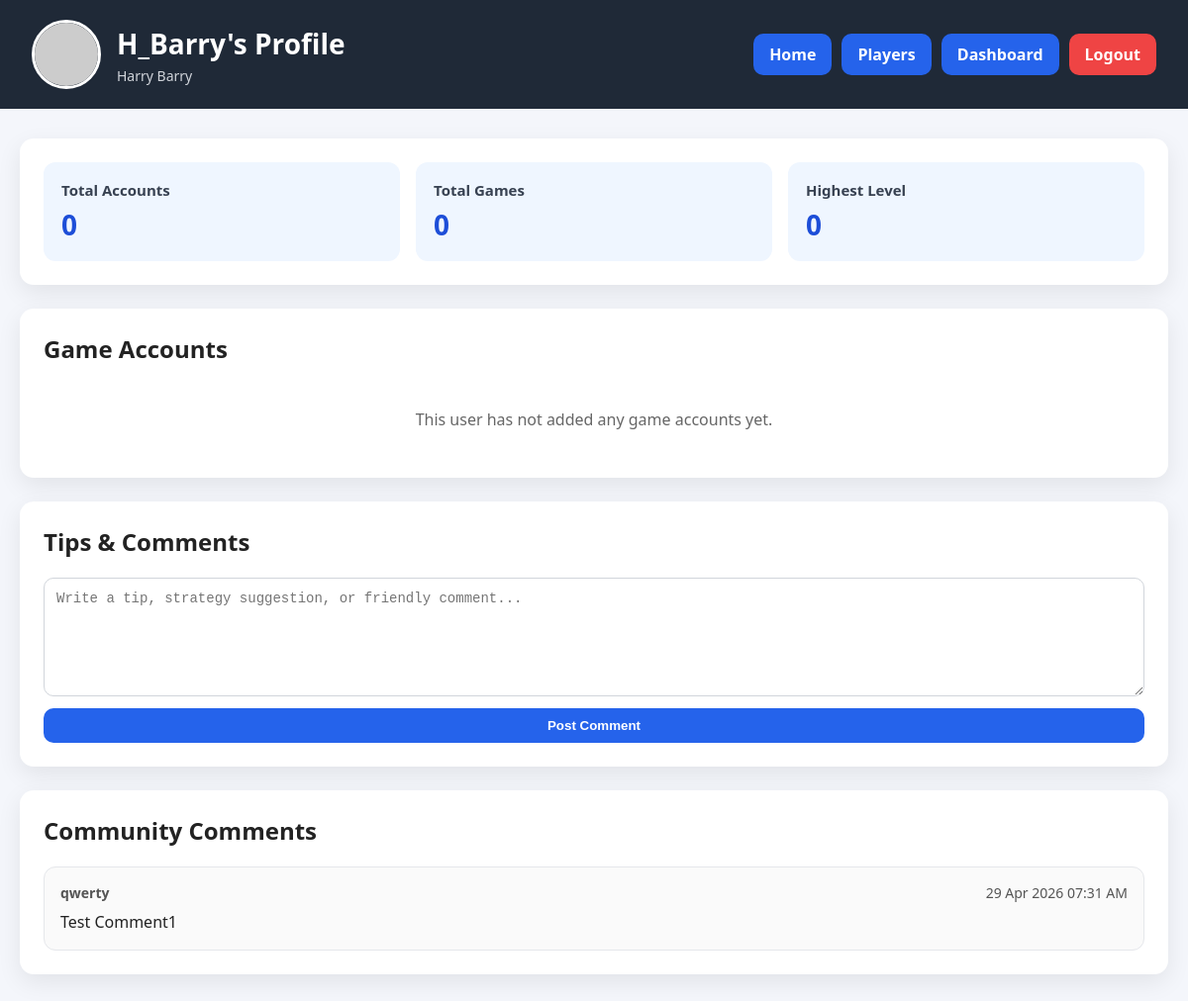
The page /players/2 (signed in) on the database its author committed.
### app.py (models this page shows, shortened)
class User(db.Model):
    __tablename__ = "users"
    id: Mapped[int] = mapped_column(primary_key=True)
    first_name: Mapped[str | None] = mapped_column(String(80), nullable=True)
    last_name: Mapped[str | None] = mapped_column(String(80), nullable=True)
    dob: Mapped[date | None] = mapped_column(Date, nullable=True)
    country_code: Mapped[str | None] = mapped_column(String(10), nullable=True)
    phone_number: Mapped[str | None] = mapped_column(String(30), nullable=True)
    username: Mapped[str] = mapped_column(String(50), unique=True, nullable=False)
    email: Mapped[str] = mapped_column(String(120), unique=True, nullable=False)
    password_hash: Mapped[str] = mapped_column(String(255), nullable=False)
    is_admin: Mapped[bool] = mapped_column(default=False)
    avatar_path: Mapped[str | None] = mapped_column(String(255), nullable=True)
    created_at: Mapped[datetime] = mapped_column(DateTime, nullable=False, default=datetime.utcnow)
    updated_at: Mapped[datetime] = mapped_column(
        DateTime,
        nullable=False,
        default=datetime.utcnow,
        onupdate=datetime.utcnow,
    )
    game_accounts: Mapped[list["GameAccount"]] = relationship(
        "GameAccount",
        back_populates="user",
        cascade="all, delete-orphan",
        order_by="GameAccount.id.desc()",
    )
    @property
    def full_name(self) -> str:
        first = (self.first_name or "").strip()
        last = (self.last_name or "").strip()
        return f"{first} {last}".strip()

class ProfileComment(db.Model):
    __tablename__ = "profile_comments"
    id: Mapped[int] = mapped_column(primary_key=True)
    body: Mapped[str] = mapped_column(String(500), nullable=False)
    created_at: Mapped[datetime] = mapped_column(DateTime, nullable=False, default=datetime.utcnow)
    author_id: Mapped[int] = mapped_column(ForeignKey("users.id"), nullable=False)
    profile_user_id: Mapped[int] = mapped_column(ForeignKey("users.id"), nullable=False)
    author: Mapped["User"] = relationship("User", foreign_keys=[author_id])
    profile_user: Mapped["User"] = relationship("User", foreign_keys=[profile_user_id])

### app.py (the view)
@app.route("/players/<int:user_id>")
@login_required
def public_profile(user_id: int):
    viewer = get_current_user()
    if viewer is None:
        flash("Please log in to access that page.", "warning")
        return redirect(url_for("login"))
    profile_user = db.session.get(User, user_id)
    if profile_user is None:
        flash("User not found.", "danger")
        return redirect(url_for("players"))
    accounts = (
        GameAccount.query.filter_by(user_id=profile_user.id)
        .order_by(GameAccount.level.desc(), GameAccount.id.desc())
        .all()
    )
    comments = (
        ProfileComment.query.filter_by(profile_user_id=profile_user.id)
        .order_by(ProfileComment.created_at.desc())
        .all()
    )
    total_accounts = len(accounts)
    total_games = len({account.game_name.lower() for account in accounts})
    highest_level = max((account.level for account in accounts), default=0)
    return render_template(
        "public_profile.html",
        viewer=viewer,
        profile_user=profile_user,
        accounts=accounts,
        comments=comments,
        total_accounts=total_accounts,
        total_games=total_games,
        highest_level=highest_level,
    )

### app.py (called while the page is built)
def get_current_user() -> User | None:
    user_id = session.get("user_id")
    if not user_id:
        return None
    return db.session.get(User, user_id)

def login_required(view_func):
    @wraps(view_func)
    def wrapped_view(*args, **kwargs):
        user = get_current_user()
        if user is None:
            session.clear()
            if is_api_request():
                return jsonify({"error": "Authentication required."}), 401
            flash("Please log in to access that page.", "warning")
            return redirect(url_for("login"))
        return view_func(*args, **kwargs)
    return wrapped_view

@app.context_processor
def inject_current_user():
    return {"current_user": get_current_user()}

### templates/public_profile.html (shortened to what this page needs)
<!DOCTYPE html>
<html lang="en">
<head>
</head>
<body>
<header>
    <div style="display: flex; align-items: center; gap: 16px;">
        <img
            src="{{ url_for('static', filename=profile_user.avatar_path) if profile_user.avatar_path else 'https://ui-avatars.com/api/?name=' + (profile_user.username | urlencode) + '&size=70&background=667eea&color=fff' }}"
            alt="{{ profile_user.username }}"
            style="width: 70px; height: 70px; border-radius: 50%; object-fit: cover; border: 3px solid white;"
        />
        <div>
            <h1>{{ profile_user.username }}'s Profile</h1>
        <p>
            {% if profile_user.full_name %}
                {{ profile_user.full_name }}
            {% else %}
                Public player profile
            {% endif %}
        </p>
        </div>
    </div>
    <div class="header-actions">
        <a href="{{ url_for('mainmenu') }}" class="header-btn home-btn">Home</a>
        <a href="{{ url_for('players') }}" class="header-btn home-btn">Players</a>
        <a href="{{ url_for('dashboard') }}" class="header-btn home-btn">Dashboard</a>
        <a href="{{ url_for('logout') }}" class="header-btn logout-btn">Logout</a>
    </div>
</header>
<div class="container">
    <section class="card">
        <div class="stats">
            <div class="stat-box">
                <h3>Total Accounts</h3>
                <p>{{ total_accounts }}</p>
            </div>
            <div class="stat-box">
                <h3>Total Games</h3>
                <p>{{ total_games }}</p>
            </div>
            <div class="stat-box">
                <h3>Highest Level</h3>
                <p>{{ highest_level }}</p>
            </div>
        </div>
    </section>
    <section class="card">
        <h2>Game Accounts</h2>
        {% if accounts %}
            <table>
                <thead>
                    <tr>
                        <th>Game</th>
                        <th>Account Name</th>
                        <th>Region</th>
                        <th>Level</th>
                        <th>Rank</th>
                        <th>Status</th>
                        <th>Notes</th>
                    </tr>
                </thead>
                <tbody>
                    {% for account in accounts %}
                        <tr>
                            <td data-label="Game">{{ account.game_name }}</td>
                            <td data-label="Account Name">{{ account.account_name }}</td>
                            <td data-label="Region">{{ account.region }}</td>
                            <td data-label="Level">{{ account.level }}</td>
                            <td data-label="Rank">{{ account.rank }}</td>
                            <td data-label="Status">{{ account.status }}</td>
                            <td data-label="Notes">{{ account.notes or "" }}</td>
                        </tr>
                    {% endfor %}
                </tbody>
            </table>
        {% else %}
            <div class="empty-state">This user has not added any game accounts yet.</div>
        {% endif %}
    </section>
    <section class="card">
        <h2>Tips & Comments</h2>
        {% if viewer.id != profile_user.id %}
            <form class="comment-form" method="POST" action="{{ url_for('add_profile_comment', user_id=profile_user.id) }}">
                <textarea
                    name="body"
                    maxlength="500"
                    placeholder="Write a tip, strategy suggestion, or friendly comment..."
                    required
                ></textarea>
                <button type="submit" class="btn primary-btn">Post Comment</button>
            </form>
        {% else %}
            <div class="empty-state">You cannot comment on your own public profile.</div>
        {% endif %}
    </section>
    <section class="card">
        <h2>Community Comments</h2>
        {% if comments %}
            <div class="comment-list">
                {% for comment in comments %}
                    <div class="comment-item">
                        <div class="comment-meta">
                            <div>
                                <strong>{{ comment.author.username }}</strong>
                            </div>
                            <div>
                                {{ comment.created_at.strftime("%d %b %Y %I:%M %p") }}
                            </div>
                        </div>
                        <div class="comment-body">{{ comment.body }}</div>
                    </div>
                {% endfor %}
            </div>
        {% else %}
            <div class="empty-state">No comments yet. Be the first to leave a tip.</div>
        {% endif %}
    </section>
</div>
</body>
</html>

### templates/public_profile.html (style rules this page uses)
* { box-sizing: border-box; }
body { margin: 0; font-family: "Segoe UI", Tahoma, Geneva, Verdana, sans-serif; background: #f4f6fb; color: #222; }
header { background: #1f2937; color: white; padding: 20px 32px; display: flex; justify-content: space-between; align-items: center; gap: 16px; flex-wrap: wrap; }
header h1 { margin: 0; font-size: 28px; }
header p { margin: 4px 0 0; font-size: 14px; color: #d1d5db; }
.header-actions { display: flex; gap: 10px; flex-wrap: wrap; }
.header-btn { display: inline-block; padding: 10px 16px; border-radius: 10px; text-decoration: none; font-weight: 600; border: none; cursor: pointer; }
.home-btn { background: #2563eb; color: white; }
.logout-btn { background: #ef4444; color: white; }
.container { max-width: 1200px; margin: 30px auto; padding: 0 20px; }
.card { background: white; border-radius: 14px; box-shadow: 0 8px 24px rgba(0, 0, 0, 0.08); padding: 24px; margin-bottom: 24px; }
.stats { display: grid; grid-template-columns: repeat(auto-fit, minmax(180px, 1fr)); gap: 16px; }
.stat-box { background: #eff6ff; border-radius: 12px; padding: 18px; }
.stat-box h3 { margin: 0 0 6px; font-size: 15px; color: #374151; }
.stat-box p { margin: 0; font-size: 28px; font-weight: bold; color: #1d4ed8; }
h2 { margin-top: 0; }
.comment-form { display: flex; flex-direction: column; gap: 12px; }
textarea { width: 100%; min-height: 120px; padding: 12px; border: 1px solid #d1d5db; border-radius: 10px; resize: vertical; font-size: 14px; }
.btn { display: inline-block; padding: 10px 16px; border-radius: 10px; text-decoration: none; font-weight: 600; border: none; cursor: pointer; }
.primary-btn { background: #2563eb; color: white; }
.comment-list { display: flex; flex-direction: column; gap: 14px; }
.comment-item { border: 1px solid #e5e7eb; border-radius: 12px; padding: 16px; background: #fafafa; }
.comment-meta { display: flex; justify-content: space-between; gap: 12px; flex-wrap: wrap; margin-bottom: 8px; color: #555; font-size: 14px; }
.comment-body { white-space: pre-wrap; line-height: 1.5; }
.empty-state { text-align: center; color: #666; padding: 24px 8px; }

### rows shown on the page
User: username "H_Barry", full_name "Harry Barry"
ProfileComment: author.username "qwerty", created_at "29 Apr 2026 07:31 AM", body "Test Comment1"

### other values the page prints
{{ total_accounts }} "0"
{{ total_games }} "0"
{{ highest_level }} "0"
